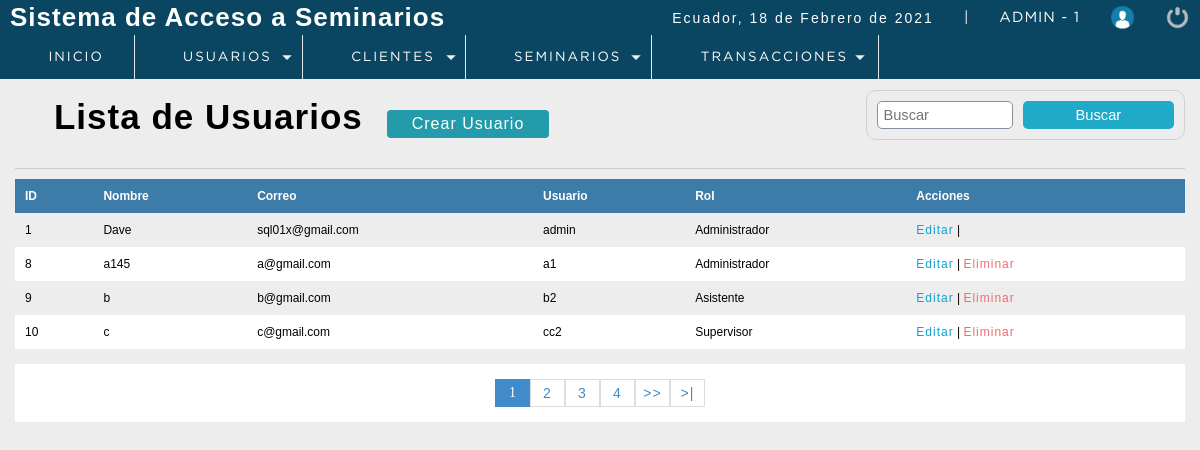
Page /sistema/lista_usuarios.php (signed in) on the earlier database version.
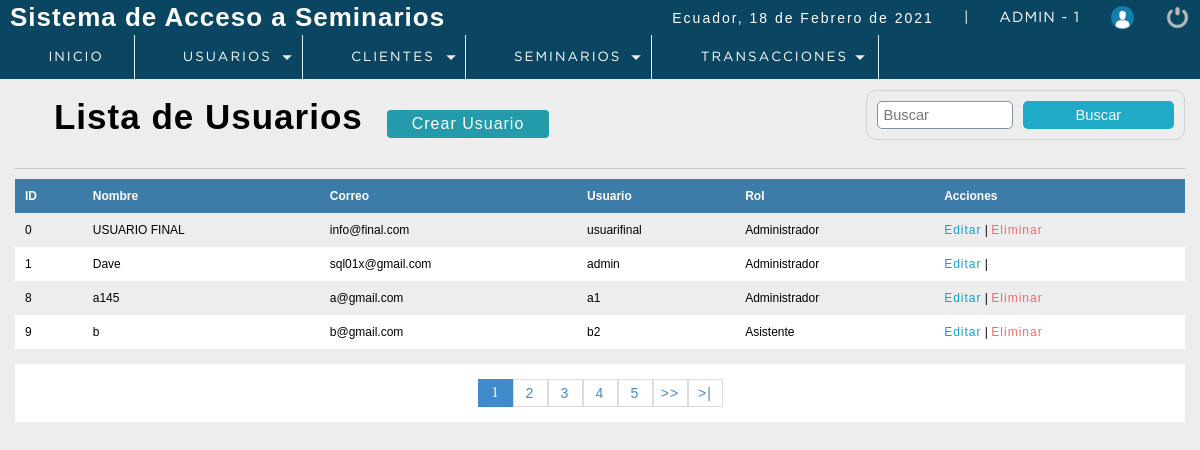
Same page on the later database version.
### tables this page shows
CREATE TABLE `usuario` (
  `idusuario` int(11) NOT NULL,
  `nombre` varchar(50) DEFAULT NULL,
  `correo` varchar(100) DEFAULT NULL,
  `usuario` varchar(15) DEFAULT NULL,
  `clave` varchar(100) DEFAULT NULL,
  `rol` int(11) DEFAULT NULL,
  `Status` int(11) NOT NULL DEFAULT 1,
  `cod_cliente` int(11) DEFAULT 0
);

CREATE TABLE `rol` (
  `idrol` int(11) NOT NULL,
  `rol` varchar(20) DEFAULT NULL
);

### sistema/lista_usuarios.php (the view, shortened to what this page needs)
<?php
 include "../conection.php";
?>
<!DOCTYPE html>
<html lang="en">
<head>
	<?php include "includes/scripts.php"?>
</head>
<body>
 <?php include "includes/header.php"?>
	<section id="container">
		<h1><i class="fas fa-list-alt"></i> Lista de Usuarios</h1>
        <a href="registro_usuarios.php" class="btn_new">Crear Usuario</a>
    <form action="buscar_usuario.php" method="get" class="form_search">
        <input type="text" name="busqueda" id="busqueda" placeholder="Buscar">
        <input type="submit" value="Buscar" class="btn_search" >
    </form>
    <hr>
        <table>
            <tr>
                <th>ID</th>
                <th>Nombre</th>
                <th>Correo</th>
                <th>Usuario</th>
                <th>Rol</th>
                <th>Acciones</th>
            </tr>
            <?php
           $sql_registre = mysqli_query($conection,"SELECT COUNT(*) AS total_registro FROM usuario WHERE Status =1");
           $result_registre = mysqli_fetch_array($sql_registre);
           $total_resgistros = $result_registre['total_registro'];
           $por_pagina = 4;
           if (empty($_GET['pagina'])) {
               $pagina =1;
           }
           else {
               $pagina = $_GET['pagina'];
           }
           $desde = ($pagina - 1) * $por_pagina;
           $total_paginas = ceil($total_resgistros / $por_pagina);
           $query = mysqli_query($conection,"SELECT u.Idusuario, u.nombre, u.correo, u.usuario, r.rol FROM usuario u
                                                                                                      INNER JOIN rol r
                                                                                                      ON u.rol = r.idrol
                                                                                                      WHERE Status = 1
                                                                                                      ORDER BY idusuario ASC LIMIT $desde, $por_pagina");
           $result = mysqli_num_rows($query);
           if ($result > 0) {
               while ($data = mysqli_fetch_array($query)) {
           ?>
            <tr>
                <td><?php echo $data["Idusuario"];?></td>
                <td><?php echo $data["nombre"];?></td>
                <td><?php echo $data["correo"];?></td>
                <td><?php echo $data["usuario"];?></td>
                <td><?php echo $data["rol"];?></td>
                <td>
                    <a class="link_edit" href="editar_usuario.php?id=<?php echo $data["Idusuario"];?>">Editar</a>
                    |
                    <?php
                        if ($data["Idusuario"] !=1) {
                    ?>
                    <a class="link_delete" href="eliminar_usuario.php?id=<?php echo $data["Idusuario"];?>">Eliminar</a>
                    <?php
                        }
                    ?>
                </td>
            </tr>
                <?php
               }
           }
            ?>
        </table>
        <div class="paginador">
                    <ul>
                    <?php
                    for ($i=1; $i <= $total_paginas; $i++) {
                        if ($i == $pagina) {
                            echo '<li class="pageSelected">'.$i.'</li>';
                        }
                        else {
                            echo '<li><a href="?pagina='.$i.'">'.$i.'</a></li>';
                        }
                    }
                    if ($pagina!=$total_paginas) {
                    ?>
                    <li><a href="?pagina=<?php echo $pagina+1;?>">>></a></li>
                    <li><a href="?pagina=<?php echo $total_paginas;?>">>|</a></li>
                        <?php
                            }
                        ?>
                    </ul>
                </div>
	</section>
</body>
</html>

Differences in the rows shown:
no longer on this page (row edited): usuario: idusuario "10", nombre "c", correo "c@gmail.com", usuario "cc2", rol.rol "Supervisor"
added usuario: idusuario "0", nombre "USUARIO FINAL", correo "info@final.com", usuario "usuarifinal", rol.rol "Administrador"
Other differences:
new list line: "5"
